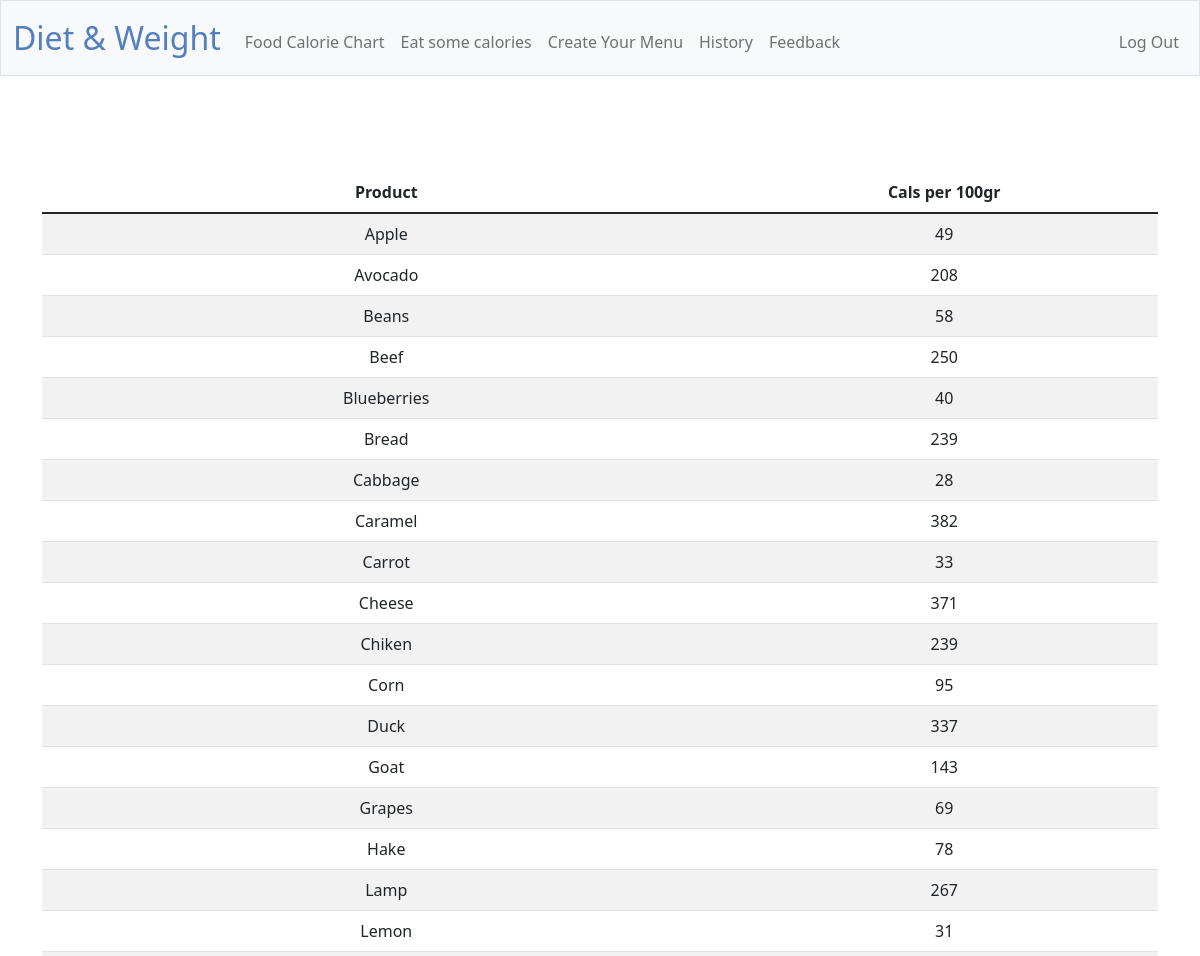
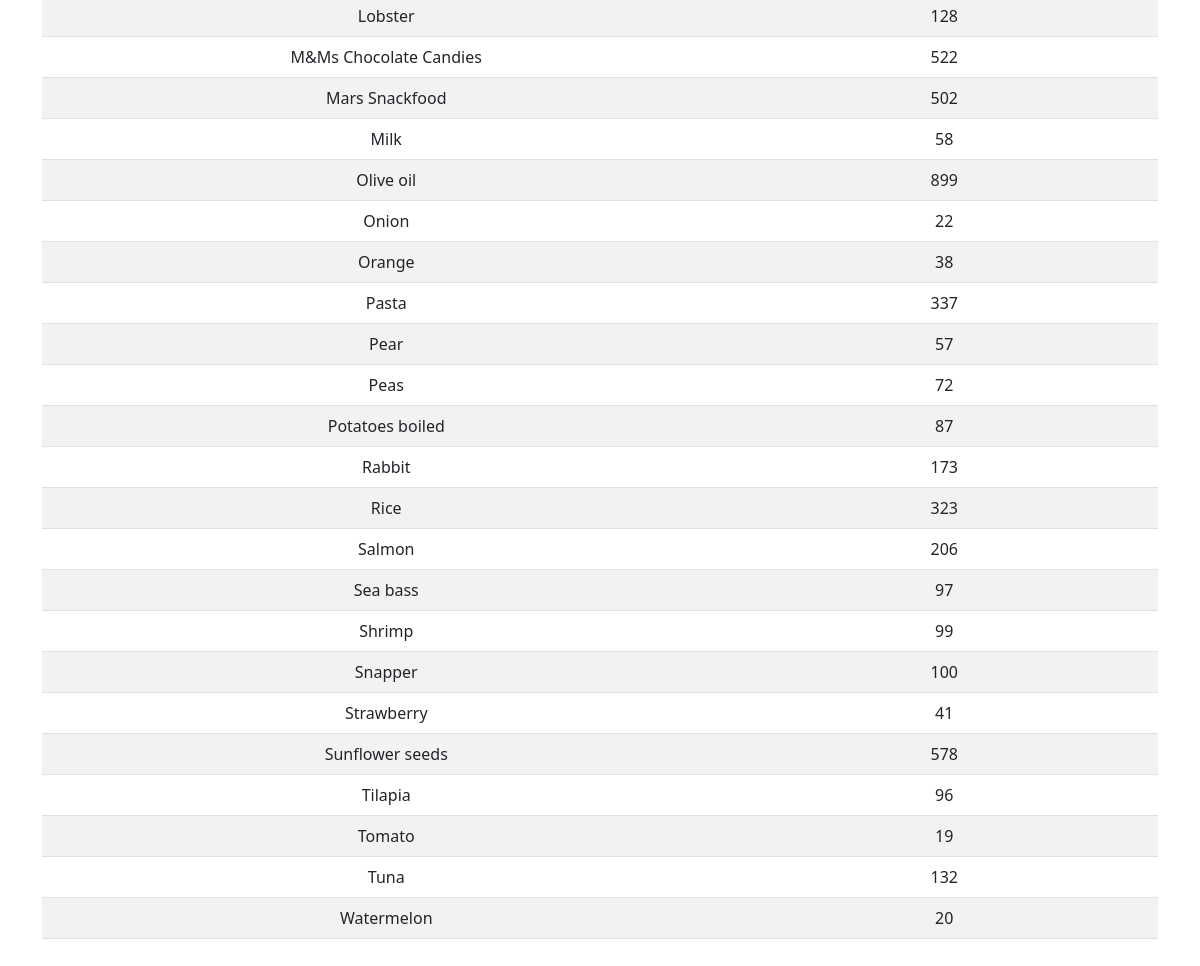
Page /food_calorie_chart (signed in) on the committed database (2 pictures, top to bottom).
### tables this page shows
CREATE TABLE calories (id INTEGER PRIMARY KEY AUTOINCREMENT NOT NULL, product TEXT NOT NULL, cal_100gr INTEGER);

### app.py (the view)
@app.route("/food_calorie_chart")
@login_required
def food_calorie_chart():
    calories = db.execute("SELECT * FROM calories GROUP BY product")
    return render_template("food_calorie_chart.html", calories=calories)

### app.py (called while the page is built)
@app.after_request
def after_request(response):
    response.headers["Cache-Control"] = "no-cache, no-store, must-revalidate"
    response.headers["Expires"] = 0
    response.headers["Pragma"] = "no-cache"
    return response

### helpers.py (called while the page is built)
def login_required(f):
    @wraps(f)
    def decorated_function(*args, **kwargs):
        if session.get("user_id") is None:
            return redirect("/login")
        return f(*args, **kwargs)
    return decorated_function

### templates/food_calorie_chart.html (shortened to what this page needs)
{% extends "layout.html" %}
{% block main %}
    <main class="container py-5 text-center">
        <table class="table table-striped">
            <thead>
                <tr>
                    <th scope="col">Product</th>
                    <th scope="col">Cals per 100gr</th>
                </tr>
            </thead>
            <tbody>
                {% for calorie in calories %}
                    <tr>
                        <td>{{ calorie["product"] }}</td>
                        <td>{{ calorie["cal_100gr"] }}</td>
                    </tr>
                {% endfor %}
            </tbody>
        </table>
    </main>
{% endblock %}

### templates/layout.html (shortened to what this page needs)
<!DOCTYPE html>
<html lang="en">
    <head>
        <link href="https://cdn.jsdelivr.net/npm/bootstrap@5.1.3/dist/css/bootstrap.min.css" rel="stylesheet">
        <link href="/static/styles.css" rel="stylesheet">
    </head>
    <body>
        <nav class="bg-light border navbar navbar-expand-md navbar-light">
            <div class="container-fluid">
                <a class="navbar-brand" href="/"><span class="header_diet">Diet & Weight</span></a>
                <div class="collapse navbar-collapse" id="navbar">
                    {% if session["user_id"] %}
                        <ul class="navbar-nav me-auto mt-2">
                            <li class="nav-item"><a class="nav-link" href="/food_calorie_chart">Food Calorie Chart</a></li>
                            <li class="nav-item"><a class="nav-link" href="/eat">Eat some calories</a></li>
                            <li class="nav-item"><a class="nav-link" href="/your_menu">Create Your Menu</a></li>
                            <li class="nav-item"><a class="nav-link" href="/history">History</a></li>
                            <li class="nav-item"><a class="nav-link" href="/contacts">Feedback</a></li>
                        </ul>
                        <ul class="navbar-nav ms-auto mt-2">
                            <li class="nav-item"><a class="nav-link" href="/logout">Log Out</a></li>
                        </ul>
                    {% else %}
                        <ul class="navbar-nav ms-auto mt-2">
                            <li class="nav-item"><a class="nav-link" href="/register">Register</a></li>
                            <li class="nav-item"><a class="nav-link" href="/login">Log In</a></li>
                        </ul>
                    {% endif %}
                </div>
            </div>
        </nav>
        <main class="container-fluid py-5 text-center">
            {% block main %}{% endblock %}
        </main>
    </body>
</html>

### static/styles.css (style rules this page uses)
nav .navbar-brand { font-size: xx-large; }
nav .navbar-brand .header_diet { color: #537fbe; }
body { background: url('https://as2.ftcdn.net/v2/jpg/01/81/69/23/1000_F_181692338_0dOJqtYR7Myhl5zF1yPjmXC9EorD9sIz.jpg'); width: 100vw; height: 100vh; position: absolute; background-size: cover; }

### rows in the picture
calories: product "Apple", cal_100gr "49"
calories: product "Avocado", cal_100gr "208"
calories: product "Beans", cal_100gr "58"
calories: product "Beef", cal_100gr "250"
calories: product "Blueberries", cal_100gr "40"
calories: product "Bread", cal_100gr "239"
calories: product "Cabbage", cal_100gr "28"
calories: product "Caramel", cal_100gr "382"
calories: product "Carrot", cal_100gr "33"
calories: product "Cheese", cal_100gr "371"
calories: product "Chiken", cal_100gr "239"
calories: product "Corn", cal_100gr "95"
calories: product "Duck", cal_100gr "337"
calories: product "Goat", cal_100gr "143"
calories: product "Grapes", cal_100gr "69"
calories: product "Hake", cal_100gr "78"
calories: product "Lamp", cal_100gr "267"
calories: product "Lemon", cal_100gr "31"
calories: product "Lobster", cal_100gr "128"
calories: product "M&Ms Chocolate Candies", cal_100gr "522"
calories: product "Mars Snackfood", cal_100gr "502"
calories: product "Milk", cal_100gr "58"
calories: product "Olive oil", cal_100gr "899"
calories: product "Onion", cal_100gr "22"
calories: product "Orange", cal_100gr "38"
calories: product "Pasta", cal_100gr "337"
calories: product "Pear", cal_100gr "57"
calories: product "Peas", cal_100gr "72"
calories: product "Potatoes boiled", cal_100gr "87"
calories: product "Rabbit", cal_100gr "173"
calories: product "Rice", cal_100gr "323"
calories: product "Salmon", cal_100gr "206"
calories: product "Sea bass", cal_100gr "97"
calories: product "Shrimp", cal_100gr "99"
calories: product "Snapper", cal_100gr "100"
calories: product "Strawberry", cal_100gr "41"
calories: product "Sunflower seeds", cal_100gr "578"
calories: product "Tilapia", cal_100gr "96"
calories: product "Tomato", cal_100gr "19"
calories: product "Tuna", cal_100gr "132"
calories: product "Watermelon", cal_100gr "20"
